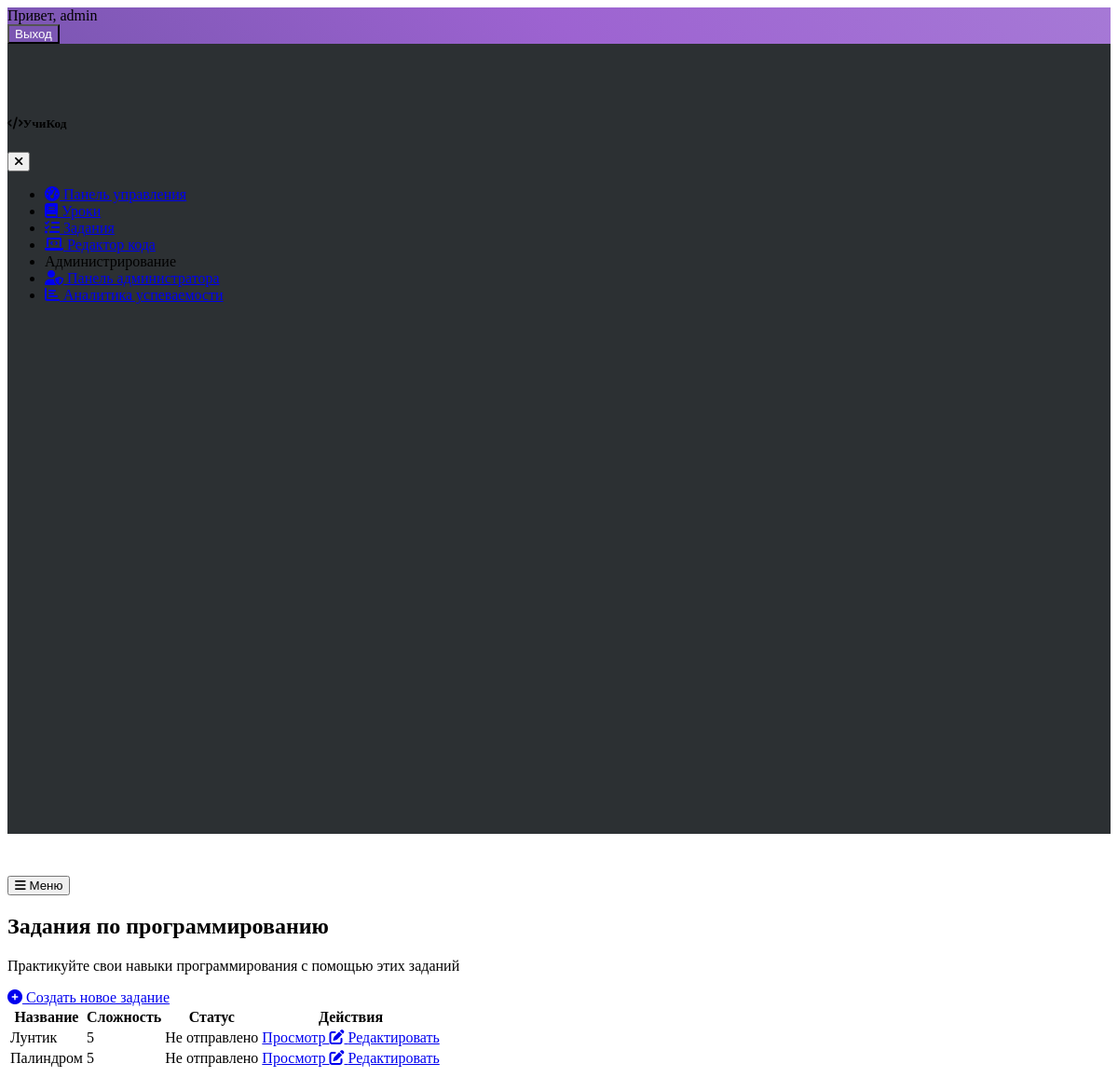
The page /assignments (signed in) on the database as committed earlier.
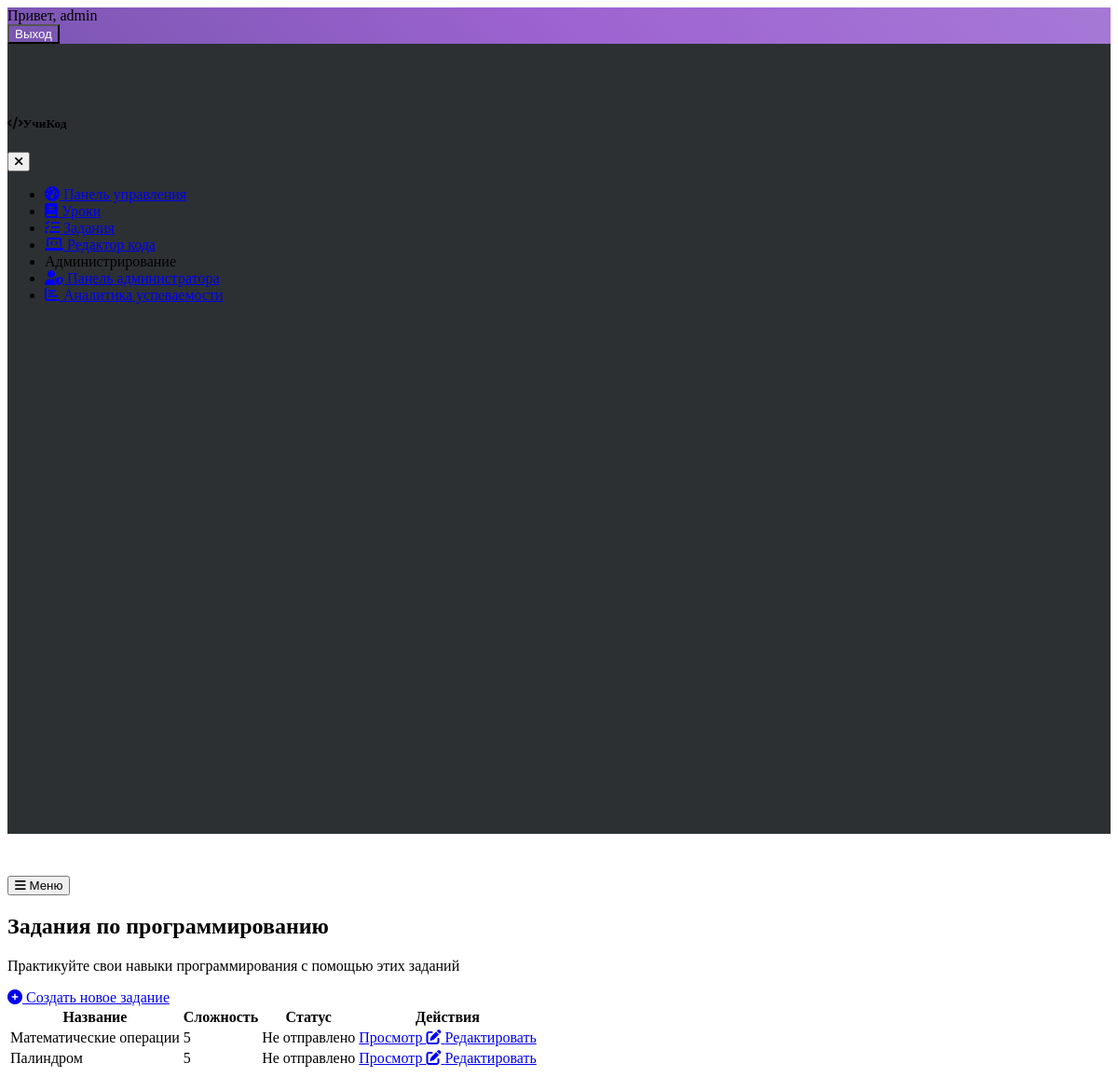
The same page on the database as committed later.
### models.py (models this page shows, shortened)
class Assignment(db.Model):
    id = db.Column(db.Integer, primary_key=True)
    title = db.Column(db.String(200), nullable=False)
    description = db.Column(db.Text, nullable=False)
    tests = db.Column(db.Text, nullable=False)  # JSON string of test cases
    difficulty = db.Column(db.String(20), default="Medium")
    date_created = db.Column(db.DateTime, default=datetime.utcnow)
    date_updated = db.Column(db.DateTime, default=datetime.utcnow, onupdate=datetime.utcnow)
    is_published = db.Column(db.Boolean, default=True)
    submissions = db.relationship('Submission', backref='assignment', lazy=True, cascade="all, delete-orphan")

### app.py (the view)
@app.route('/assignments')
@login_required
def assignments():
    assignments = Assignment.query.all()  # Получаем все задания из базы данных
    return render_template('assignments.html', assignments=assignments)

### app.py (called while the page is built)
@login_manager.user_loader
def load_user(user_id):
    return User.query.get(int(user_id))

### templates/assignments.html (shortened to what this page needs)
{% extends "layout.html" %}
{% block content %}
<div class="container">
    <div class="row mb-4">
        <div class="col-md-8">
            <h2 class="mb-0">Задания по программированию</h2>
            <p class="text-muted">Практикуйте свои навыки программирования с помощью этих заданий</p>
        </div>
        <div class="col-md-4 text-md-end">
            <a href="{{ url_for('new_assignment') }}" class="btn btn-primary">
                <i class="fas fa-plus-circle me-2"></i> Создать новое задание
            </a>
        </div>
    </div>
    {% if assignments %}
    <div class="row">
        <div class="col-md-12">
            <div class="card">
                <div class="card-body p-0">
                    <div class="table-responsive">
                        <table class="table table-hover mb-0">
                            <thead>
                                <tr>
                                    <th>Название</th>
                                    <th>Сложность</th>
                                    <th>Статус</th>
                                    <th>Действия</th>
                                </tr>
                            </thead>
                            <tbody>
                                {% for assignment in assignments %}
                                <tr>
                                    <td>{{ assignment.title }}</td>
                                    <td>
                                        <span class="badge rounded-pill difficulty-badge {{ assignment.difficulty }}">
                                            {% if assignment.difficulty == 'Easy' %}Легкий
                                            {% elif assignment.difficulty == 'Medium' %}Средний
                                            {% elif assignment.difficulty == 'Hard' %}Сложный
                                            {% else %}{{ assignment.difficulty }}{% endif %}
                                        </span>
                                    </td>
                                    <td>
                                        <span class="badge bg-secondary">Не отправлено</span>
                                    </td>
                                    <td>
                                        <a href="{{ url_for('assignment_detail', assignment_id=assignment.id) }}" class="btn btn-sm btn-primary">
                                            Просмотр
                                        </a>
                                        <a href="{{ url_for('edit_assignment', assignment_id=assignment.id) }}" class="btn btn-sm btn-outline-secondary">
                                            <i class="fas fa-edit"></i> Редактировать
                                        </a>
                                    </td>
                                </tr>
                                {% endfor %}
                            </tbody>
                        </table>
                    </div>
                </div>
            </div>
        </div>
    </div>
    {% endif %}
</div>
{% endblock %}

Rows that differ between the two databases and show on the page:
changed Assignment: title "Лунтик" → "Математические операции"
